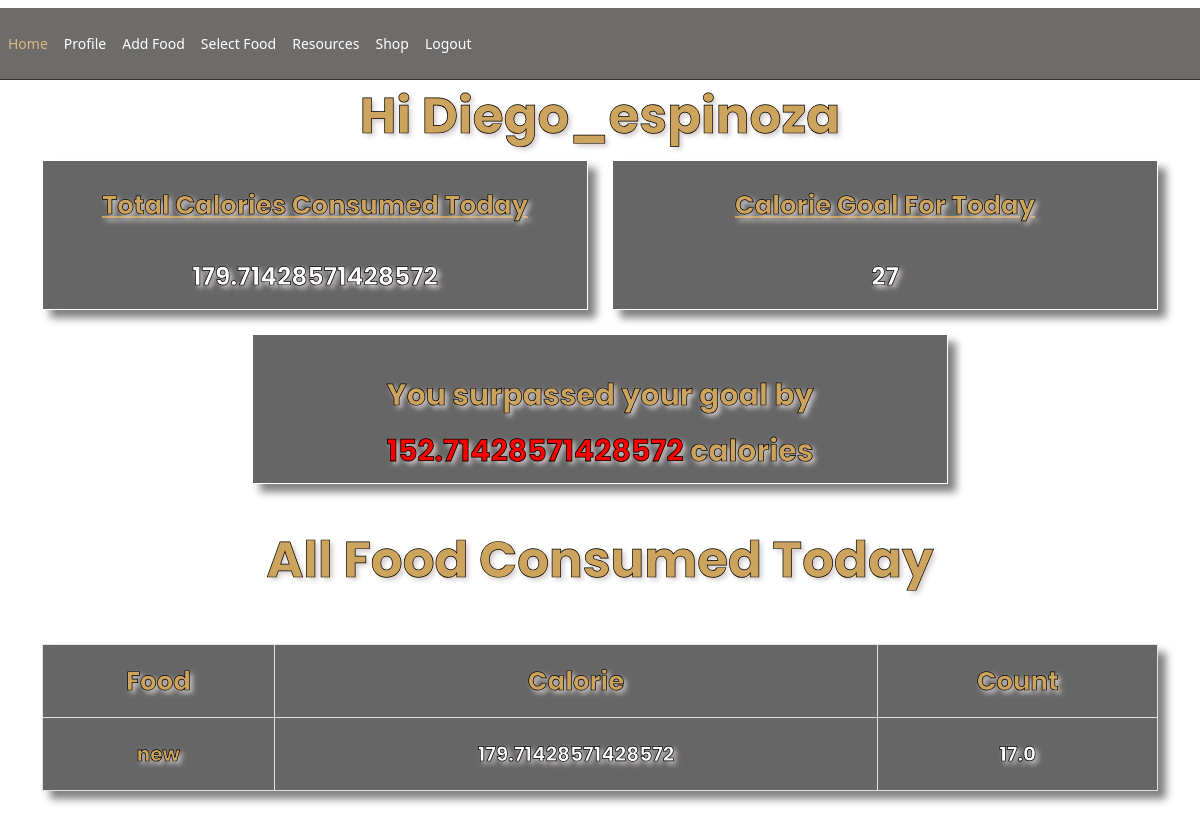
Page /home (signed in) on the earlier database version.
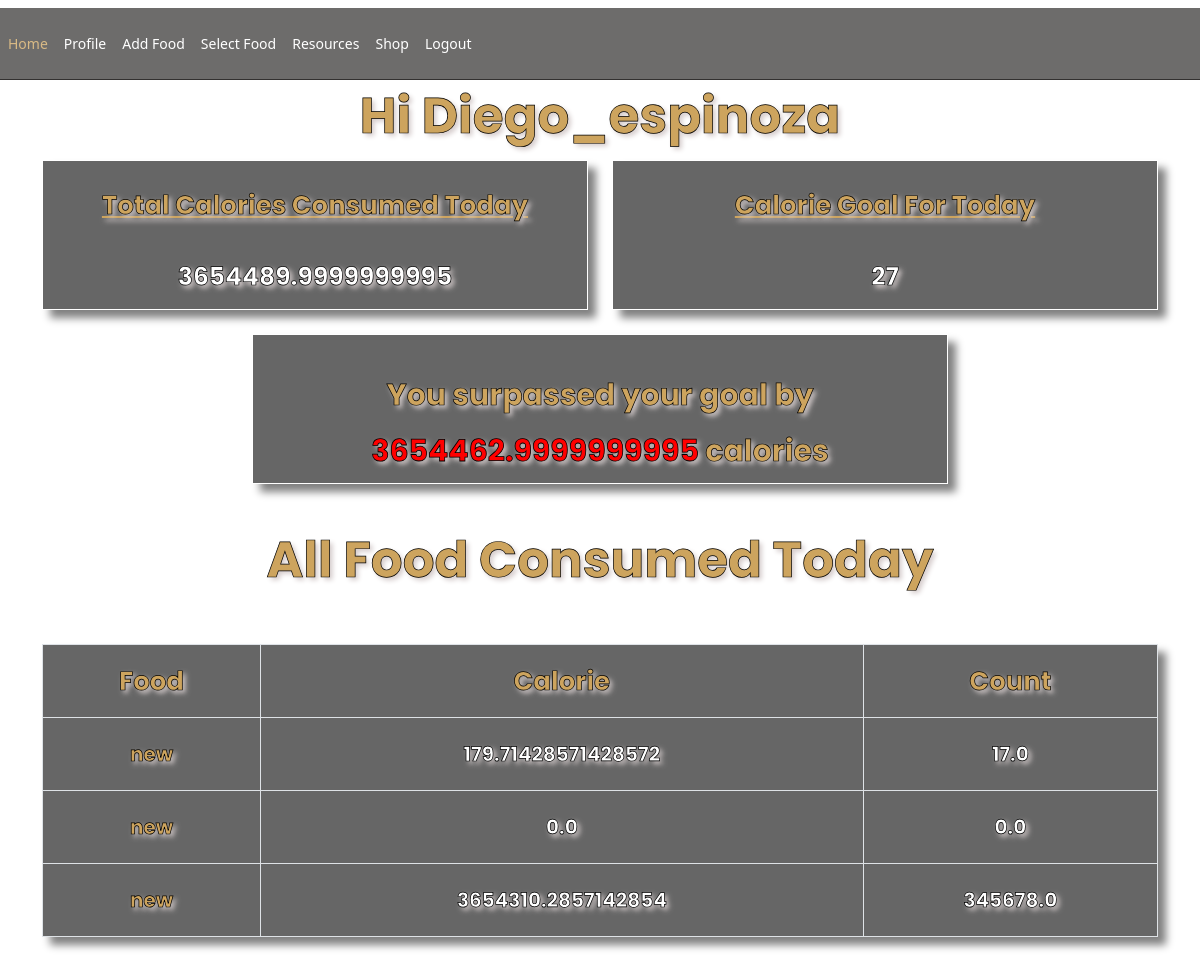
Same page on the later database version.
### main_app/models.py (models this page shows, shortened)
class Profile(models.Model):
	person_of = models.ForeignKey(User,null=True,on_delete=models.CASCADE)
	calorie_count = models.FloatField(default=0,null=True,blank=True)
	food_selected = models.ForeignKey(Food,on_delete=models.CASCADE,null=True,blank=True)
	quantity = models.FloatField(default=0)
	total_calorie = models.FloatField(default=0,null=True)
	date = models.DateField(auto_now_add = True)
	calorie_goal = models.PositiveIntegerField(default=0)
	all_food_selected_today = models.ManyToManyField(Food,through='PostFood',related_name='inventory')

class PostFood(models.Model):
    profile = models.ForeignKey(Profile,on_delete=models.CASCADE)
    food = models.ForeignKey(Food,on_delete=models.CASCADE)
    calorie_amount = models.FloatField(default=0,null=True,blank=True)
    amount = models.FloatField(default=0)

class Food(models.Model):
	name = models.CharField(max_length=200 ,null=False)
	quantity = models.PositiveIntegerField(null=False,default=0)
	calorie = models.FloatField(null=False,default=0)
	person_of = models.ForeignKey(User,null=True,on_delete=models.CASCADE)

### main_app/views.py (the view)
# urls.py: path('home', views.HomePageView, name='home'), # when we hit the home route it will run the http response of views.index
@login_required(login_url='login')
def HomePageView(request):
	calories = Profile.objects.filter(person_of=request.user).last()
	calorie_goal = calories.calorie_goal
	if date.today() > calories.date:
		profile=Profile.objects.create(person_of=request.user)
		profile.save()
	calories = Profile.objects.filter(person_of=request.user).last()
	all_food_today=PostFood.objects.filter(profile=calories)
	calorie_goal_status = calorie_goal -calories.total_calorie
	over_calorie = 0
	if calorie_goal_status < 0 :
		over_calorie = abs(calorie_goal_status)
	context = {
	'total_calorie':calories.total_calorie,
	'calorie_goal':calorie_goal,
	'calorie_goal_status':calorie_goal_status,
	'over_calorie' : over_calorie,
	'food_selected_today':all_food_today
	}
	return render(request, 'home.html',context)

### main_app/templates/home.html (shortened to what this page needs)
{% extends 'base.html' %}
{% load static %}
{% block content %}
<h1 class="username" class="text-center mt-4 headline">Hi {{ request.user }}</h1>
<div class="container mt-2">
  <div class="row">
    <div class="col-lg-6 col-sm-12 item ">
      <div class="profgoal item-card card-block">
        <h5 class="calorie-today mt-3 mb-3 text-center">Total Calories Consumed Today</h5>
        <p class="cal-today-num text-center">{{ total_calorie }}</p>
      </div>
    </div>
    <div class="col-lg-6 col-sm-12 item">
      <div class="profgoal item-card card-block mt-sm-2 mt-lg-0">
        <h5 class="calorie-today  mt-3 mb-3 text-center">Calorie Goal For Today</h5>
        <p class="cal-today-num text-center">{{ calorie_goal }}</p>
      </div>
    </div>
  </div>
</div>
<br>
<div id="home-table" class="profgoal text-center" >
  <div>
    <p class="card-text text-center pt-3" style=>
      {% if calorie_goal_status > 0 %}
    <h1 id="youNeed">You have <span id="calories">{{ calorie_goal_status }}</span> calories left for today </h1>
    {% elif calorie_goal == 0 %}
    <a href="{% url "profile" %}"> Enter your calorie goal for the day </a>
    {% else %}
    <h1 id="youNeed">You surpassed your goal by <span id="calories">{{ over_calorie }}</span> calories</h1>
    {% endif %}
    </p>
    <br>
  </div>
</div>
<br>
<br>
<h1 class="username" class="headline text-center mt-auto mb-auto">All Food Consumed Today </h1>
<div class="container  py-5">
  <table class="table table-bordered table-hover">
    <thead class="thead-dark">
      <tr class="text-center">
        <th class="card-title" scope="col">Food</th>
        <th class="card-title" scope="col">Calorie</th>
        <th class="card-title" scope="col">Count</th>
      </tr>
    </thead>
    <tbody>
      {% for food in food_selected_today %}
      <tr class="text-center">
        <td class="food-name"> {{ food.food.name }}</td>
        <td class="add-food"> {{ food.calorie_amount }}</td>
        <td class="add-food"> {{ food.amount }}</td>
      </tr>
      {% endfor %}
    </tbody>
  </table>
</div>
{% endblock content %}

### main_app/templates/base.html (shortened to what this page needs)
<!DOCTYPE html>
{% load static %}
<html>
<head>
  <link rel="stylesheet" type="text/css" href="{% static 'homepage.css' %}">
  <link rel="stylesheet" type="text/css" href="{% static 'home.css' %}">
  <link rel="stylesheet" type="text/css" href="{% static 'bootstrap.min.css' %}">
</head>
<body>
<nav id="navbar-primary" class="navbar navbar-expand-lg navbar-default active" role="navigation">
 <div class="navbar-container">
            <header id="header" class="d-flex align-items-center">
              <div class="collapse navbar-collapse" id="resNav">
                  <ul class="navbar-nav">
                    {% with url_name=request.resolver_match.url_name %}
                    <li class="nav-item"><a class="nav-link  {% if url_name == 'home' %} active{% endif %}" href={% url "home" %}>Home</a></li>
                    <li class="nav-item"><a class="nav-link {% if url_name == 'profile' %} active{% endif %}" href={% url "profile" %}>Profile</a></li>
                    <li class="nav-item"><a class="nav-link {% if url_name == 'add_food' %} active{% endif %}" href={% url "add_food" %}>Add Food</a></li>
                    <li class="nav-item"><a class="nav-link {% if url_name == 'select_food' %} active{% endif %}" href={% url "select_food" %}>Select Food</a></li>
                    <li class="nav-item"><a class="nav-link" href={% url "resources" %}>Resources</a></li>
                    <li class="nav-item"><a class="nav-link" href={% url "shop" %}>Shop</a></li>
                    <li class="nav-item"><a class="nav-link" href="{% url "logout" %}">Logout</a></li>
                    {% endwith %}
                  </ul>
                  </div>
          </header>
 </div>
</nav>
        {% block content %}
        {% endblock content %}
</body>
</html>

### main_app/static/homepage.css (style rules this page uses)
body { font-family: "Open Sans", sans-serif; background: #0c0b09; color: #fff; display: flex; flex-direction:column; }
a { color: #cda45e; text-decoration: none; }
h1, h2, h3, h4, h5, h6 { font-family: "Playfair Display", serif; }
#header { background: rgba(12, 11, 9, 0.6); border-bottom: 1px solid rgba(12, 11, 9, 0.6); transition: all 0.5s; z-index: 997; padding: 15px 0; top: 40px; }
.navbar { padding: 0; }
.navbar-container { width: 100%; }
.navbar ul { margin: 0; padding: 0; display: flex; list-style: none; align-items: center; justify-content: space-evenly; flex-direction: row; }
.navbar a { display: flex; align-items: center; justify-content: space-between; padding: 10px 0 10px 30px; color: white; white-space: nowrap; transition: 0.3s; font-size: 14px; }
.navbar a:hover, .navbar .active, .navbar li:hover > a { color: #d9ba85; }

### main_app/static/home.css (style rules this page uses)
body { width: 100%; height: 100vh; background: url("https://res.cloudinary.com/dvzw25pxu/image/upload/v1617725052/image123_o3uxcq.jpg") top center; background-size: cover; background-attachment: fixed; background-position: center; padding: 0; }
.username { font-size: 50px; font-weight: 700; line-height: 56px; color: #cda45e; font-family: "Poppins", sans-serif; text-shadow: 3px 3px 5px rgb(214, 205, 205); text-align: center; -webkit-text-stroke-width: .7px; -webkit-text-stroke-color: black; }
#youNeed { margin: 0; font-size: 30px; font-weight: 700; line-height: 56px; color: #cda45e; font-family: "Poppins", sans-serif; -webkit-text-stroke-width: .7px; -webkit-text-stroke-color: black; text-shadow: 3px 3px 5px rgb(214, 205, 205); }
#calories { color: red; -webkit-text-stroke-width: .8px; -webkit-text-stroke-color: black; }
.card-title { margin: 0; font-size: 26px; font-weight: 700; line-height: 56px; color: #cda45e; font-family: "Poppins", sans-serif; -webkit-text-stroke-width: .7px; -webkit-text-stroke-color: black; text-shadow: 3px 3px 5px rgb(214, 205, 205); }
.food-name { font-size: 20px; font-weight: 700; line-height: 56px; color: #cda45e; font-family: "Poppins", sans-serif; text-shadow: 3px 3px 5px rgb(214, 205, 205); -webkit-text-stroke-width: .7px; -webkit-text-stroke-color: black; text-align: center; }
.add-food { font-size: 20px; font-weight: 700; line-height: 56px; color: white; font-family: "Poppins", sans-serif; text-shadow: 3px 3px 5px rgb(214, 205, 205); -webkit-text-stroke-width: .7px; -webkit-text-stroke-color: black; text-align: center; }
.table { background-color: rgba(0, 0, 0, 0.6); box-shadow: 8px 8px 8px gray; border-top: solid; border-bottom: solid; border-right: solid; border-left: solid; border-color: white; border-width: thin; text-align: center; }
.profgoal { background-color: rgba(0, 0, 0, 0.6); height: 150px; box-shadow: 8px 8px 8px gray; border-top: solid; border-bottom: solid; border-right: solid; border-left: solid; border-color: white; border-width: thin; }
#home-table { margin: auto; width: 58%; }
.calorie-today { text-decoration: underline; text-decoration-color: #cda45e;; margin: 0; font-size: 26px; font-weight: 700; line-height: 56px; color: #cda45e; font-family: "Poppins", sans-serif; -webkit-text-stroke-width: .7px; -webkit-text-stroke-color: black; text-shadow: 3px 3px 5px rgb(214, 205, 205); }
.cal-today-num { font-size: 25px; font-weight: 700; line-height: 56px; color: white; font-family: "Poppins", sans-serif; text-shadow: 3px 3px 5px rgb(214, 205, 205); -webkit-text-stroke-width: .7px; -webkit-text-stroke-color: black; text-align: center; }

Differences in the rows shown:
changed Profile: total_calorie "179.71428571428572" → "3654489.9999999995"
added PostFood: food.name "new", calorie_amount "0.0", amount "0.0"
added PostFood: food.name "new", calorie_amount "3654310.2857142854", amount "345678.0"
Other differences:
{{ over_calorie }}: "152.71428571428572" → "3654462.9999999995"
